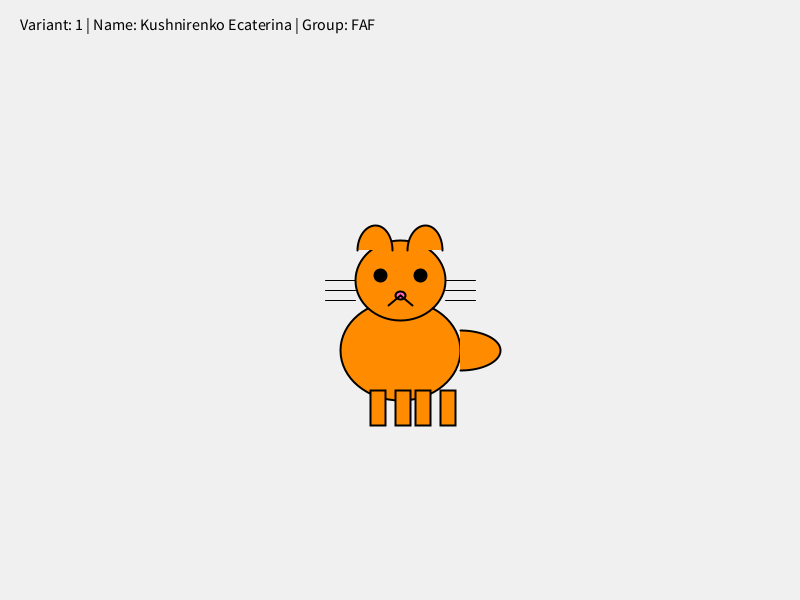
Frame 1 (no input)
Frame 60 (the mouse pressed at the canvas centre just before this capture): identical to frame 1, image omitted
Frame 120 (the mouse held since frame 60 and released just before this capture): identical to frame 1, image omitted

The Processing sketch that drew this single still picture (run headless with seeded random() and noise(); from frame 60 on, the mouse is pressed at the canvas centre):

// Processing sketch: Task1_SimpleCat
// ── Task1_SimpleCat.pde
// COMPUTER GRAPHICS COURSE MIDTERM 1
// Task 1: Create a cat using 2D primitives with loop decoration

void setup() {
  size(800, 600);
  background(240);
  
  // My info
  fill(0);
  textSize(16);
  text("Variant: 1 | Name: Kushnirenko Ecaterina | Group: FAF", 20, 30);
  
  // Draw the cat in center
  drawCat(400, 350, 1.0);
}

void draw() {
  // Static drawing - no animation needed for Task 1
}

// Function to draw a simplified cat using 2D primitives
void drawCat(float x, float y, float scale) {
  pushMatrix();
  translate(x, y);
  scale(scale);
  
  // Body (ellipse primitive)
  fill(255, 140, 0); // Orange color
  stroke(0);
  strokeWeight(2);
  ellipse(0, 0, 120, 100);
  
  // Head (ellipse primitive)
  ellipse(0, -70, 90, 80);
  
  // Ears (pie/arc primitives)
  fill(255, 140, 0);
  arc(-25, -100, 35, 50, PI, TWO_PI);
  arc(25, -100, 35, 50, PI, TWO_PI);
  
  // Eyes (ellipse primitives)
  fill(0);
  ellipse(-20, -75, 12, 12);
  ellipse(20, -75, 12, 12);
  
  // Nose (small ellipse)
  fill(255, 105, 180); // Pink
  ellipse(0, -55, 10, 8);
  
  // Mouth (line primitives)
  stroke(0);
  strokeWeight(2);
  line(0, -55, -12, -45);
  line(0, -55, 12, -45);
  
  // LOOP DECORATION: Whiskers (line primitives multiplied with for loop)
  stroke(0);
  strokeWeight(1);
  for (int i = 0; i < 3; i++) {
    // Left whiskers
    line(-45, -70 + i*10, -75, -70 + i*10);
    // Right whiskers
    line(45, -70 + i*10, 75, -70 + i*10);
  }
  
  // Legs (rectangle/square primitives)
  fill(255, 140, 0);
  stroke(0);
  strokeWeight(2);
  rect(-30, 40, 15, 35); // Front left leg
  rect(-5, 40, 15, 35);  // Front right leg
  rect(15, 40, 15, 35);  // Back left leg
  rect(40, 40, 15, 35);  // Back right leg
  
  // Tail (simple curve using arc/pie primitive)
  fill(255, 140, 0);
  arc(60, 0, 80, 40, -HALF_PI, HALF_PI);
  
  popMatrix();
}
